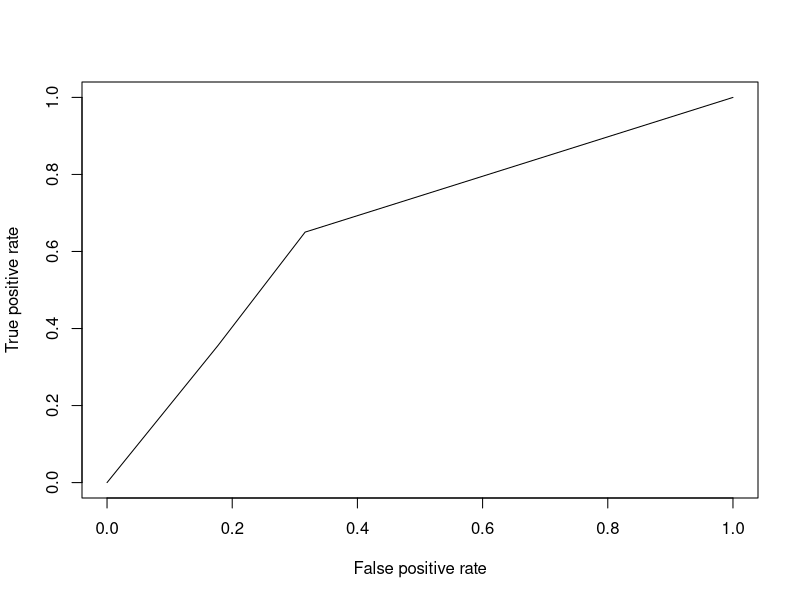
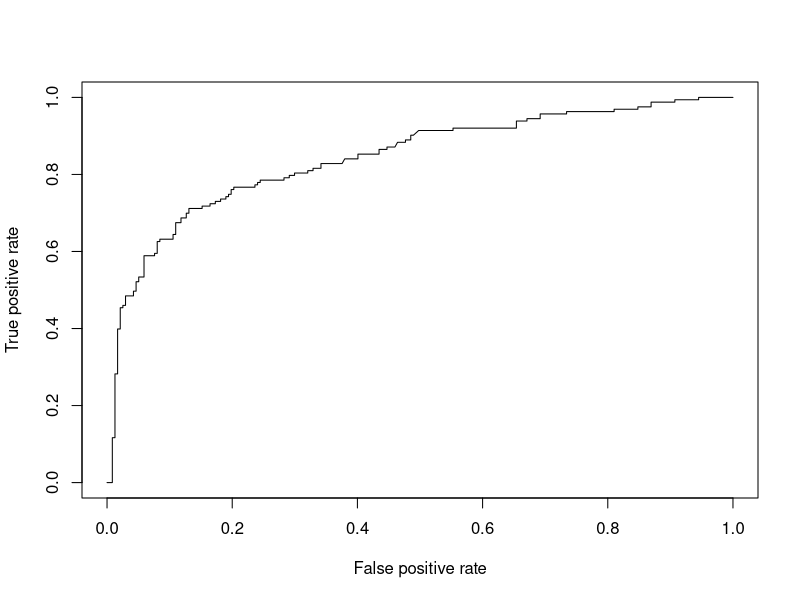

Generate these figures, in order, with R:
## ---- chunk 1
library(caret)
library(nnet)
library(lattice)
library(ggplot2)
library(ROCR)

# Leemos el csv 
data <- read.csv2("Titanic.csv",sep = ";",stringsAsFactors = FALSE,header=TRUE)
# Lo limpiamos
data <- data[!apply(is.na(data) | data == "", 1, all), ]

#Separamos el contenido del csv en 75% train y 25% test
size_ <- floor(0.75*nrow(data))
size_

#Generamos valores aleatorios
set.seed(5)
train_ind <- sample(seq_len(nrow(data)),size=size_)
train <- data[train_ind,]
test <- data[-train_ind,]
model_1 <- glm(Survived ~ Pclass, family=binomial(link='logit'),data=train)
summary(model_1)

#Hacemos la prediccion del modelo
predict_1 <- predict(model_1, newdata=subset(test,select=c(2,3,4,5,6,7,8)), type="response")
pred_1 <- ROCR::prediction(predict_1, test$Survived)
perf_1 <- performance(pred_1, measure = "tpr", x.measure = "fpr")
plot(perf_1)
auc_1 <- performance(pred_1, measure = "auc")
auc_1 <- auc_1@y.values[[1]]
auc_1

confusionMatrix(table(ifelse(predict_1 < 0.5, 0, 1), test$Survived), dnn = c("predicted", "actual"))

#Creamos el segundo modelo
model_2 <- glm(Survived ~., family=binomial(link='logit'),data=train)
summary(model_2)

#Hacemos la prediccion del modelo
predict_2 <- predict(model_2, newdata=subset(test,select=c(2,3,4,5,6,7,8)), type="response")
pred_2 <- ROCR::prediction(predict_2, test$Survived)
perf_2 <- performance(pred_2, measure = "tpr", x.measure = "fpr")
plot(perf_2)
auc_2 <- performance(pred_2, measure = "auc")
auc_2 <- auc_2@y.values[[1]]
auc_2

confusionMatrix(table(ifelse(predict_2 < 0.5, 0, 1), test$Survived), dnn = c("predicted", "actual"))
